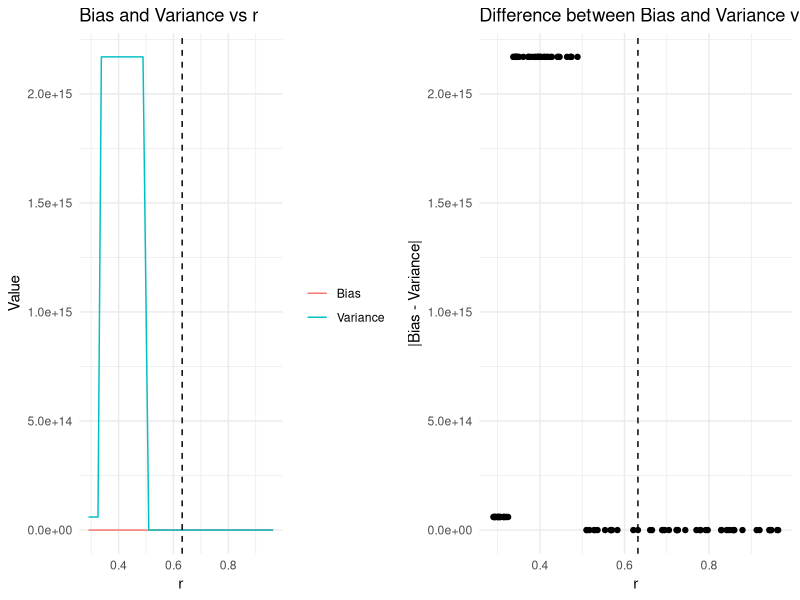

Write R code to recreate this figure.
## ---- chunk 1
knitr::opts_chunk$set(echo = TRUE)
library(MASS)
library(ggplot2)
library(dplyr)
library(gridExtra)
library(mvtnorm)
## ---- chunk 2
simulate_data <- function(n1 = 1000,   # number of target samples
                          n0 = 1000,   # number of source samples
                          d  = 2,      # dimension
                          seed = 123) {
  #set.seed(seed)
  
  # --- Generate Source Data (Mixture of Gaussians) ---
  p_source <- 0.5  # mixture proportion (50% from component 1, 50% from component 2)
  
  # Means for the two components in the source mixture
  mu_source1 <- rep(0, d)
  mu_source2 <- rep(3, d)  # shift second component to separate it somewhat
  
  # Covariance matrices for the two source components (identity for simplicity)
  Sigma_source1 <- diag(d)
  Sigma_source2 <- diag(d)
  
  # Allocate memory
  source_data <- matrix(NA, nrow = n1, ncol = d)
  
  # Decide which component each observation belongs to
  z_source <- rbinom(n1, size = 1, prob = p_source)
  
  for (i in seq_len(n1)) {
    if (z_source[i] == 1) {
      source_data[i, ] <- mvrnorm(n = 1, mu = mu_source1, Sigma = Sigma_source1)
    } else {
      source_data[i, ] <- mvrnorm(n = 1, mu = mu_source2, Sigma = Sigma_source2)
    }
  }
  
  # --- Generate Target Data (Another Mixture of Gaussians) ---
  p_target <- 0.7  # mixture proportion for target data
  mu_target1 <- rep(1,  d)   # slightly different mean
  mu_target2 <- rep(-2, d)   # negative shift
  Sigma_target1 <- diag(d) * 0.5  # smaller covariance
  Sigma_target2 <- diag(d) * 2    # larger covariance
  
  # Allocate memory
  target_data <- matrix(NA, nrow = n0, ncol = d)
  
  # Mixture indicator for target distribution
  z_target <- rbinom(n0, size = 1, prob = p_target)
  
  for (i in seq_len(n0)) {
    if (z_target[i] == 1) {
      target_data[i, ] <- mvrnorm(n = 1, mu = mu_target1, Sigma = Sigma_target1)
    } else {
      target_data[i, ] <- mvrnorm(n = 1, mu = mu_target2, Sigma = Sigma_target2)
    }
  }
  
  # Return both datasets
  list(
    source = source_data,
    target = target_data
  )
}

# Example Usage
target_sample_n = 800
source_sample_n = 1000
dimension = 2
sim_data <- simulate_data(n1 = source_sample_n, n0 = target_sample_n, d = dimension, seed = 123)
source_data <- sim_data$source
target_data <- sim_data$target

## ---- chunk 3
# Visualize high dimensional data
## ---- chunk 4
target_sample_n = 800
source_sample_n = 1000
min_sample = min(target_sample_n, source_sample_n)
# Choose parameters
r = 0.5 # we may use monte-carlo simulation
alpha = log(target_sample_n) / target_sample_n

## ---- chunk 5
# Generates random mean and covariance for a single Gaussian component
generate_gaussian_params <- function(d = 2, seed = NULL) {
  #if (!is.null(seed)) set.seed(seed)
  
  # Random mean between -3 and 3 in each dimension
  mu <- runif(d, min = -3, max = 3)
  
  # Random positive definite matrix for covariance
  # 1. Generate random d x d matrix M
  # 2. Make it symmetric positive-definite via Sigma = M^T * M + epsilon * I
  M <- matrix(rnorm(d^2), nrow = d, ncol = d)
  Sigma <- crossprod(M) + diag(d) * 0.1  # ensures positivity + some minimum variance
  
  list(mu = mu, Sigma = Sigma)
}

# Generates mu1, mu2, sigma1, sigma2 for a mixture of two Gaussians
generate_mixture_params <- function(d = 2, seed = NULL) {
  #if (!is.null(seed)) set.seed(seed)
  
  comp1 <- generate_gaussian_params(d)
  comp2 <- generate_gaussian_params(d)
  
  list(
    mu1 = comp1$mu,
    sigma1 = comp1$Sigma,
    mu2 = comp2$mu,
    sigma2 = comp2$Sigma
  )
}

# Suppose dimension d = 2
d <- 2

# Generate random mixture parameters for source
source_params <- generate_mixture_params(d = d, seed = 123)

# Generate random mixture parameters for target
target_params <- generate_mixture_params(d = d, seed = 456)

# How to arbitrarily choose r(How the Kpotufe does)
# Load necessary libraries


# Function to compute true density ratio
# This needs to be defined based on your data generation process
# For example, if both source and target are mixtures of Gaussians:
compute_true_density_ratio <- function(x, source_params, target_params) {
  # x: matrix of points where to compute the ratio
  # source_params and target_params: list containing means and covariances
  # Assuming both source and target are mixtures of two Gaussians

  # Source density
  p_source <- 0.5 * dmvnorm(x, mean = source_params$mu1, sigma = source_params$sigma1) +
              0.5 * dmvnorm(x, mean = source_params$mu2, sigma = source_params$sigma2)

  # Target density
  p_target <- 0.5 * dmvnorm(x, mean = target_params$mu1, sigma = target_params$sigma1) +
              0.5 * dmvnorm(x, mean = target_params$mu2, sigma = target_params$sigma2)

  # Avoid division by zero
  p_source[p_source == 0] <- 1e-10

  # Density ratio
  omega_true <- p_target / p_source
  return(omega_true)
}

# Function to compute histograms and estimate density ratios
estimate_density_ratio_histogram <- function(source_data, target_data, r, d, num_bins) {
  # Create bin edges based on r
  # Assuming data is scaled to [0,1] in each dimension
  bin_edges <- seq(0, 1, by = r)

  # Function to assign data points to bins
  assign_bins <- function(data, bin_edges) {
    apply(data, 2, function(x) cut(x, breaks = bin_edges, include.lowest = TRUE, labels = FALSE))
  }

  # Assign bins
  source_bins <- assign_bins(source_data, bin_edges)
  target_bins <- assign_bins(target_data, bin_edges)

  # Convert multi-dimensional bins to single indices
  source_indices <- apply(source_bins, 1, function(row) paste(row, collapse = "-"))
  target_indices <- apply(target_bins, 1, function(row) paste(row, collapse = "-"))

  # Count occurrences in each bin
  source_counts <- table(factor(source_indices, levels = unique(c(source_indices, target_indices))))
  target_counts <- table(factor(target_indices, levels = unique(c(source_indices, target_indices))))

  # Convert counts to density estimates
  p_source_hat <- as.numeric(source_counts) / length(source_data[,1])
  p_target_hat <- as.numeric(target_counts) / length(target_data[,1])

  # Avoid division by zero
  p_source_hat[p_source_hat == 0] <- 1e-10

  # Estimated density ratio
  omega_hat <- p_target_hat / p_source_hat

  return(list(omega_hat = omega_hat, source_counts = source_counts, target_counts = target_counts))
}

# Main function to select optimal r
select_optimal_r <- function(source_data, target_data, d, n0, n1,
                             beta_samples = 100, num_bins = NULL, seed = 123,
                             source_params = NULL, target_params = NULL) {
  #set.seed(seed)

  # Normalize data to [0,1] in each dimension for simplicity
  normalize_data <- function(data) {
    apply(data, 2, function(x) (x - min(x)) / (max(x) - min(x)))
  }

  source_data_norm <- normalize_data(source_data)
  target_data_norm <- normalize_data(target_data)

  # If num_bins is not provided, set it based on r
  # We'll compute r based on beta, so num_bins will be 1/r
  # To ensure integer bins, we'll adjust accordingly

  # Sample beta's uniformly from (0,1]
  beta_values <- runif(beta_samples, min = 1e-3, max = 1)  # Avoid exactly 0

  # Compute r for each beta
  min_n <- min(n0, n1)
  log_min_n <- log(min_n)

  r_values <- (log_min_n / min_n)^(beta_values / (2 * beta_values + d))

  # Initialize vectors to store bias and variance
  bias_values <- numeric(beta_samples)
  variance_values <- numeric(beta_samples)

  # Loop over each beta and compute bias and variance
  for (i in 1:beta_samples) {
    beta <- beta_values[i]
    r <- r_values[i]

    # Compute number of bins per dimension
    # Assuming r is the bin width, number of bins = ceiling(1 / r)
    bins_per_dim <- ceiling(1 / r)

    # Avoid extremely large number of bins
    if (bins_per_dim > 50) {  # Arbitrary limit
      bins_per_dim <- 50
    }

    # Adjust r based on bins_per_dim
    r_adj <- 1 / bins_per_dim

    # Estimate density ratios using histogram
    hist_est <- estimate_density_ratio_histogram(source_data_norm, target_data_norm, r_adj, d, num_bins = bins_per_dim)
    omega_hat <- hist_est$omega_hat

    # Compute bias and variance
    # To compute bias and variance, we need the true omega at each bin
    # We'll approximate the bin centers
    # Generate all possible bin centers
    grid_list <- replicate(d, seq(r_adj/2, 1 - r_adj/2, by = r_adj), simplify = FALSE)
    grid <- expand.grid(grid_list)

    # Compute true omega at each bin center
    omega_true <- compute_true_density_ratio(as.matrix(grid), source_params, target_params)

    # Compute estimated omega at each bin
    # Map histogram omega_hat to grid
    # Assuming the bins are ordered consistently
    # Compute bias: |omega_hat - omega_true|
    bias <- mean(abs(omega_hat - omega_true))

    # Compute variance: variance of omega_hat
    variance <- var(omega_hat)

    bias_values[i] <- bias
    variance_values[i] <- variance
  }

  # Find the r where bias is approximately equal to variance
  # Compute the absolute difference between bias and variance
  diff_bv <- abs(bias_values - variance_values)

  # Find the index with the minimum difference
  optimal_index <- which.min(diff_bv)

  optimal_r <- r_values[optimal_index]
  optimal_beta <- beta_values[optimal_index]
  optimal_bias <- bias_values[optimal_index]
  optimal_variance <- variance_values[optimal_index]

  # Optionally, plot bias and variance vs r
  plot_df <- data.frame(
    r = r_values,
    bias = bias_values,
    variance = variance_values,
    diff = diff_bv
  )

  p1 <- ggplot(plot_df, aes(x = r)) +
    geom_line(aes(y = bias, color = "Bias")) +
    geom_line(aes(y = variance, color = "Variance")) +
    geom_vline(xintercept = optimal_r, linetype = "dashed", color = "black") +
    labs(title = "Bias and Variance vs r",
         x = "r",
         y = "Value",
         color = "") +
    theme_minimal()

  p2 <- ggplot(plot_df, aes(x = r, y = diff)) +
    geom_point() +
    geom_vline(xintercept = optimal_r, linetype = "dashed", color = "black") +
    labs(title = "Difference between Bias and Variance vs r",
         x = "r",
         y = "|Bias - Variance|") +
    theme_minimal()

  grid.arrange(p1, p2, ncol = 2)

  # Return the optimal r and related information
  return(list(
    optimal_r = optimal_r,
    optimal_beta = optimal_beta,
    bias = optimal_bias,
    variance = optimal_variance,
    all_r = r_values,
    all_bias = bias_values,
    all_variance = variance_values
  ))
}

# Example Usage

# Define source and target parameters for true density ratio computation
# Example: both are mixtures of two Gaussians
source_params <- list(
  mu1 = c(0, 0),
  sigma1 = diag(2),
  mu2 = c(3, 3),
  sigma2 = diag(2)
)

target_params <- list(
  mu1 = c(1, 1),
  sigma1 = diag(2) * 0.5,
  mu2 = c(-2, -2),
  sigma2 = diag(2) * 2
)

# Simulate data using the previously defined simulate_data function
simulate_data <- function(n0 = 1000, n1 = 1000, d = 2, seed = 123) {
  set.seed(seed)

  # Source Data
  source_data <- rbind(
    mvrnorm(n = n0 / 2, mu = source_params$mu1, Sigma = source_params$sigma1),
    mvrnorm(n = n0 / 2, mu = source_params$mu2, Sigma = source_params$sigma2)
  )

  # Target Data
  target_data <- rbind(
    mvrnorm(n = n1 / 2, mu = target_params$mu1, Sigma = target_params$sigma1),
    mvrnorm(n = n1 / 2, mu = target_params$mu2, Sigma = target_params$sigma2)
  )

  list(source = source_data, target = target_data)
}

# Generate simulated data
sim_data <- simulate_data(n0 = 1000, n1 = 1000, d = 2, seed = 123)
source_data <- sim_data$source
target_data <- sim_data$target

# Select optimal r
optimal_selection <- select_optimal_r(source_data, target_data, d = 2,
                                     n0 = 1000, n1 = 1000,
                                     beta_samples = 100, num_bins = NULL, seed = 123,
                                     source_params = source_params,
                                     target_params = target_params)


